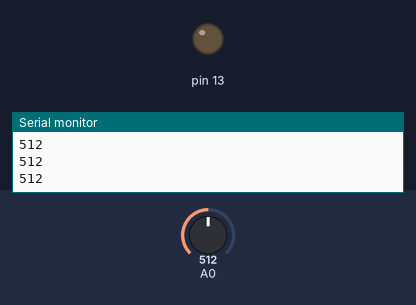
A sketch run on a simulated Arduino Uno, built with avr-gcc and run on an emulated ATmega328P. On the bench: output pins drawn as LEDs (lit = HIGH), the last lines printed to the serial monitor. The inputs (shaded band) are chosen by the test bench; at power-on: A0 = 512.

Above: at 1.2 s.
1.3 s: A0 set to 415
2.8 s: A0 set to 384
At 3.6 s:
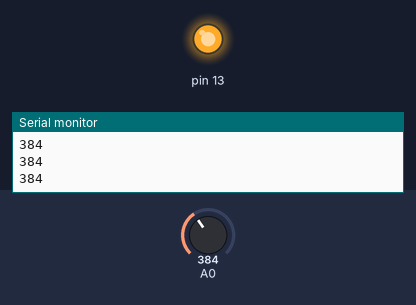
4.3 s: A0 set to 410
At 4.9 s:
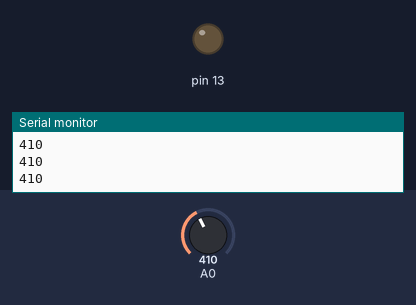
5.8 s: A0 set to 390
At 6.2 s:
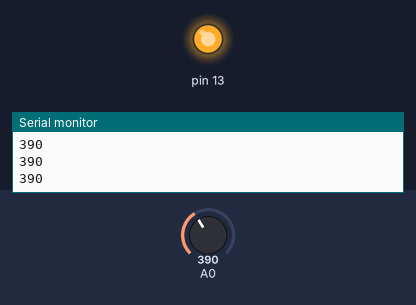
Timing chart, 0 to 8.3 s (numbered marks = the images above; inputs shaded):
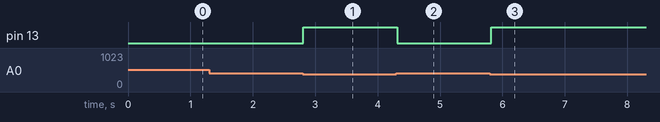

The sketch:

P3_Ejer_5.ino
```cpp
int sensorluz = 0;
int umbral = 400;

void setup()
{
 Serial.begin(9600);

  pinMode(13, OUTPUT);
}

void loop()
{
  sensorluz = analogRead(A0);
  Serial.println(sensorluz);

 if (sensorluz < umbral){
    digitalWrite(13, HIGH);
  } else{
    digitalWrite(13, LOW);
  }

   delay(100);
}
```

Measured:
- the behaviour switches between 400 and 399 on A0 (found by bisection; images 0 and 1)
- after the input at 2.8 s, pin 13: LOW → HIGH at once
- after the input at 4.3 s, pin 13: HIGH → LOW at once
- after the input at 5.8 s, pin 13: LOW → HIGH at once
